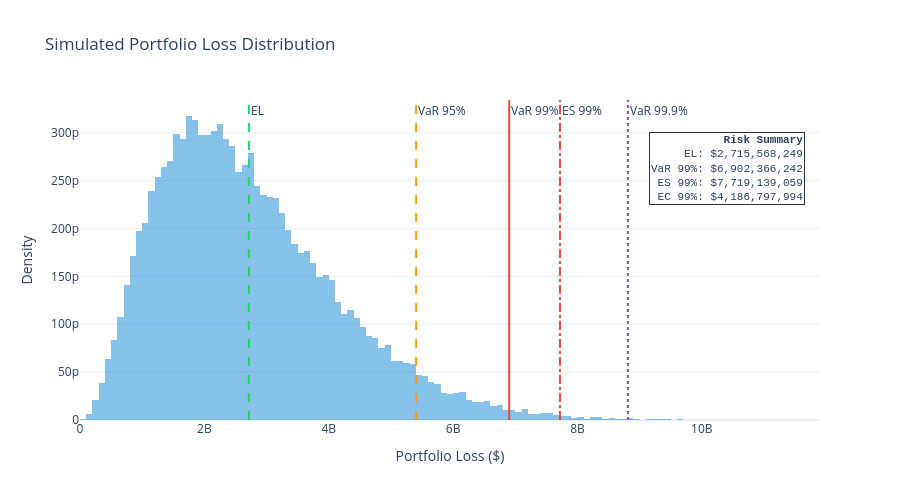

Notebook code cell kept with this figure:
### Code cell
# Risk metrics
var_95 = np.percentile(losses, 95)
var_99 = np.percentile(losses, 99)
var_999 = np.percentile(losses, 99.9)

cvar_95 = losses[losses >= var_95].mean()
cvar_99 = losses[losses >= var_99].mean()
cvar_999 = losses[losses >= var_999].mean()

el = losses.mean()

print("Portfolio Risk Measures")
print(f"  Expected Loss (EL):    ${el:>12,.0f}")
print(f"  VaR 95%:               ${var_95:>12,.0f}")
print(f"  VaR 99%:               ${var_99:>12,.0f}")
print(f"  VaR 99.9%:             ${var_999:>12,.0f}")
print(f"  CVaR/ES 95%:           ${cvar_95:>12,.0f}")
print(f"  CVaR/ES 99%:           ${cvar_99:>12,.0f}")
print(f"  CVaR/ES 99.9%:         ${cvar_999:>12,.0f}")
print(f"  Economic Capital 99%:  ${var_99 - el:>12,.0f}  (VaR99 − EL)")
print(f"  Economic Capital 99.9%: ${var_999 - el:>12,.0f}  (VaR99.9 − EL)")

fig = go.Figure()

fig.add_trace(go.Histogram(
    x=losses, nbinsx=150, name='Loss Distribution',
    marker_color='rgba(52, 152, 219, 0.6)',
    histnorm='probability density'
))

lines = [
    (el,       'EL',        '#2ecc71', 'dash',   'top'),
    (var_95,   'VaR 95%',   '#f39c12', 'dash',   'bottom'),
    (var_99,   'VaR 99%',   '#e74c3c', 'solid',  'top'),
    (var_999,  'VaR 99.9%', '#8e44ad', 'dot',    'bottom'),
    (cvar_99,  'ES 99%',    '#e74c3c', 'dashdot','top'),
]

for val, name, color, dash, pos in lines:
    fig.add_vline(x=val, line_dash=dash, line_color=color,
                  annotation_text=name, annotation_position=f"top right")

fig.update_layout(
    title="Simulated Portfolio Loss Distribution",
    xaxis_title="Portfolio Loss ($)",
    yaxis_title="Density",
    template="plotly_white", height=500,
    showlegend=False
)

fig.add_annotation(
    x=0.98, y=0.90, xref="paper", yref="paper",
    text=f"<b>Risk Summary</b><br>EL: ${el:,.0f}<br>VaR 99%: ${var_99:,.0f}<br>ES 99%: ${cvar_99:,.0f}<br>EC 99%: ${var_99 - el:,.0f}",
    showarrow=False,
    font=dict(size=11, family="Courier New"),
    bgcolor="rgba(255,255,255,0.9)",
    bordercolor="#333",
    borderwidth=1,
    align="right"
)

fig.show()

### Figure 1 — Plotly figure (JSON) as saved in the notebook; plotly's stock layout.template omitted (floating-point values rounded to 4 significant figures; data arrays with more than 128 entries replaced by an {"elided": "..."} marker saying what was removed)
{"data": [{"histnorm": "probability density", "marker": {"color": "rgba(52, 152, 219, 0.6)"}, "name": "Loss Distribution", "nbinsx": 150, "type": "histogram", "x": {"elided": "50000 float values"}}], "layout": {"annotations": [{"showarrow": false, "text": "EL", "x": 2716000000.0, "xanchor": "left", "xref": "x", "y": 1, "yanchor": "top", "yref": "y domain"}, {"showarrow": false, "text": "VaR 95%", "x": 5406000000.0, "xanchor": "left", "xref": "x", "y": 1, "yanchor": "top", "yref": "y domain"}, {"showarrow": false, "text": "VaR 99%", "x": 6902000000.0, "xanchor": "left", "xref": "x", "y": 1, "yanchor": "top", "yref": "y domain"}, {"showarrow": false, "text": "VaR 99.9%", "x": 8810000000.0, "xanchor": "left", "xref": "x", "y": 1, "yanchor": "top", "yref": "y domain"}, {"showarrow": false, "text": "ES 99%", "x": 7719000000.0, "xanchor": "left", "xref": "x", "y": 1, "yanchor": "top", "yref": "y domain"}, {"align": "right", "bgcolor": "rgba(255,255,255,0.9)", "bordercolor": "#333", "borderwidth": 1, "font": {"family": "Courier New", "size": 11}, "showarrow": false, "text": "<b>Risk Summary</b><br>EL: $2,715,568,249<br>VaR 99%: $6,902,366,242<br>ES 99%: $7,719,139,059<br>EC 99%: $4,186,797,994", "x": 0.98, "xref": "paper", "y": 0.9, "yref": "paper"}], "height": 500, "shapes": [{"line": {"color": "#2ecc71", "dash": "dash"}, "type": "line", "x0": 2716000000.0, "x1": 2716000000.0, "xref": "x", "y0": 0, "y1": 1, "yref": "y domain"}, {"line": {"color": "#f39c12", "dash": "dash"}, "type": "line", "x0": 5406000000.0, "x1": 5406000000.0, "xref": "x", "y0": 0, "y1": 1, "yref": "y domain"}, {"line": {"color": "#e74c3c", "dash": "solid"}, "type": "line", "x0": 6902000000.0, "x1": 6902000000.0, "xref": "x", "y0": 0, "y1": 1, "yref": "y domain"}, {"line": {"color": "#8e44ad", "dash": "dot"}, "type": "line", "x0": 8810000000.0, "x1": 8810000000.0, "xref": "x", "y0": 0, "y1": 1, "yref": "y domain"}, {"line": {"color": "#e74c3c", "dash": "dashdot"}, "type": "line", "x0": 7719000000.0, "x1": 7719000000.0, "xref": "x", "y0": 0, "y1": 1, "yref": "y domain"}], "showlegend": false, "title": {"text": "Simulated Portfolio Loss Distribution"}, "xaxis": {"title": {"text": "Portfolio Loss ($)"}}, "yaxis": {"title": {"text": "Density"}}}}
